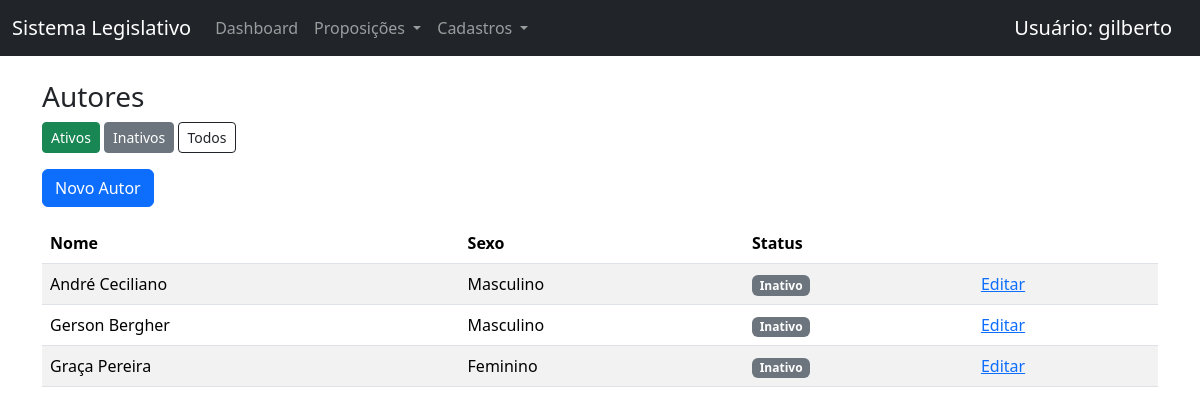
The app's page /autores/?ativo=0 (signed in), older data.
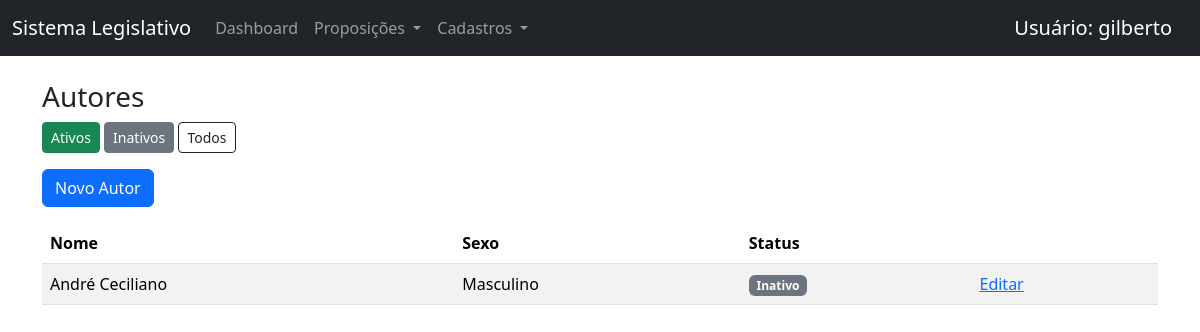
The same page, newer data.
### www/models.py (models this page shows, shortened)
class Autor(models.Model):
    nome = models.CharField(max_length=150)
    sexo = models.CharField(
        max_length=1,
        choices=[
            ("M", "Masculino"),
            ("F", "Feminino"),
        ]
    )
    ativo = models.BooleanField(default=True)
    class Meta:
        verbose_name = "Autor"
        verbose_name_plural = "Autores"
        ordering = ["nome"]

### www/views.py (the view)
# urls.py: path("autores/", AutorListView.as_view(), name="autor_list"),
class AutorListView(LoginRequiredMixin, ListView):
    model = Autor
    template_name = "www/autor_list.html"
    context_object_name = "autores"
    def get_queryset(self):
        qs = Autor.objects.all()
        ativo = self.request.GET.get("ativo")
        if ativo == "1":
            qs = qs.filter(ativo=True)
        elif ativo == "0":
            qs = qs.filter(ativo=False)
        return qs

### www/templates/www/autor_list.html
{% extends "base.html" %}
{% block content %}
<h3>Autores</h3>
<div class="mb-3">
    <a href="?ativo=1" class="btn btn-success btn-sm">Ativos</a>
    <a href="?ativo=0" class="btn btn-secondary btn-sm">Inativos</a>
    <a href="{% url 'autor_list' %}" class="btn btn-outline-dark btn-sm">Todos</a>
</div>
<a href="{% url 'autor_create' %}" class="btn btn-primary mb-3">Novo Autor</a>
<table class="table table-striped">
    <thead>
        <tr>
            <th>Nome</th>
            <th>Sexo</th>
            <th>Status</th>
            <th></th>
        </tr>
    </thead>
    <tbody>
        {% for autor in autores %}
        <tr>
            <td>{{ autor.nome }}</td>
            <td>{{ autor.get_sexo_display }}</td>
            <td>
                {% if autor.ativo %}
                    <span class="badge bg-success">Ativo</span>
                {% else %}
                    <span class="badge bg-secondary">Inativo</span>
                {% endif %}
            </td>
            <td>
                <a href="{% url 'autor_update' autor.pk %}">Editar</a>
            </td>
        </tr>
        {% endfor %}
    </tbody>
</table>
{% endblock %}

### www/templates/base.html (shortened to what this page needs)
<!DOCTYPE html>
<html lang="pt-br">
<head>
    <link href="https://cdn.jsdelivr.net/npm/bootstrap@5.3.2/dist/css/bootstrap.min.css" rel="stylesheet">
</head>
<body>
  <nav class="navbar navbar-expand-lg navbar-dark bg-dark mb-4">
    <div class="container-fluid">
      <a class="navbar-brand" href="{% url 'dashboard' %}">
          Sistema Legislativo
      </a>
      <div class="collapse navbar-collapse" id="navbarNav">
        <ul class="navbar-nav me-auto">
          <li class="nav-item">
            <a class="nav-link" href="{% url 'dashboard' %}">Dashboard</a>
          </li>
          <li class="nav-item dropdown">
            <a class="nav-link dropdown-toggle" href="#" role="button"
               data-bs-toggle="dropdown">
              Proposições
            </a>
          </li>
          <li class="nav-item dropdown">
            <a class="nav-link dropdown-toggle" href="#" role="button"
               data-bs-toggle="dropdown">
              Cadastros
            </a>
          </li>
        </ul>
      </div>
      <div class="navbar-brand">
        Usuário: {{ user.username }}
      </div>
    </div>
  </nav>
  <div class="container">
      {% block content %}{% endblock %}
  </div>
</body>
</html>

Row changes from the older to the newer data that the page shows:
no longer on this page (row edited): Autor: nome "Gerson Bergher", sexo "Masculino", ativo "Inativo"
no longer on this page (row edited): Autor: nome "Graça Pereira", sexo "Feminino", ativo "Inativo"
